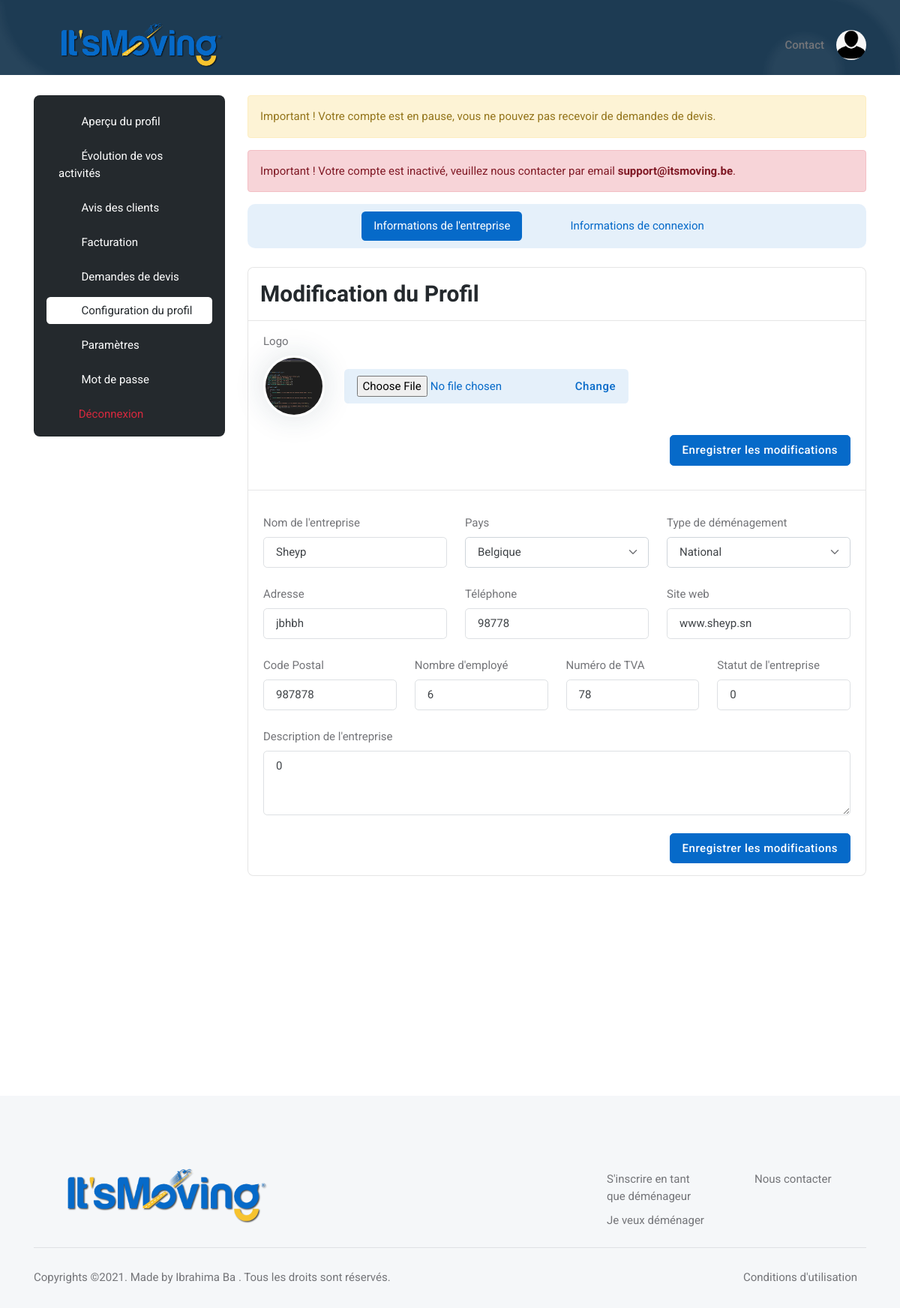
Before: /user/edit_profile/ (signed in) with the older database file.
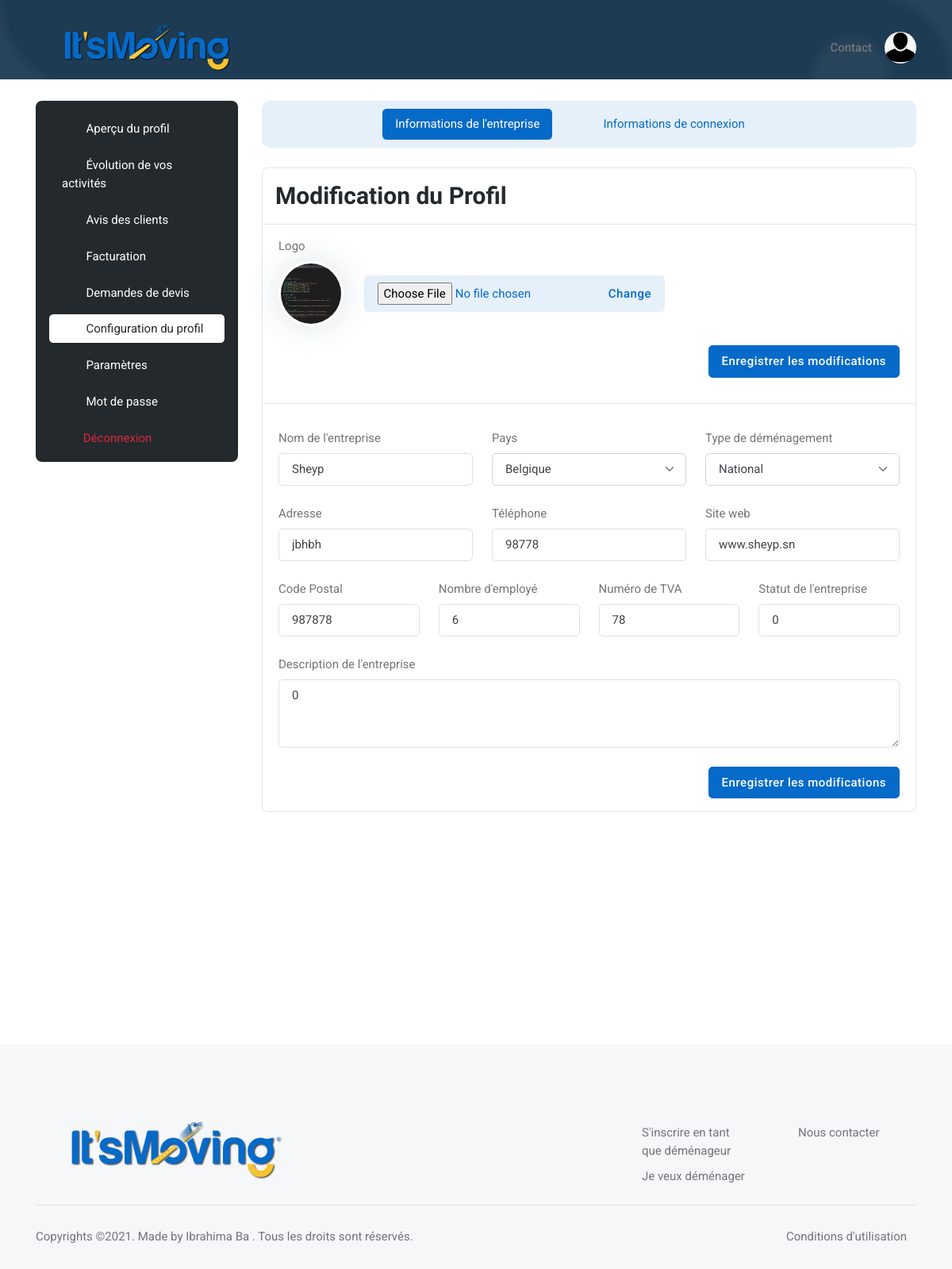
After: the same page with the newer database file.
### user/views.py (the view, shortened to what this page needs)
# urls.py: path('edit_profile/', views.edit_profile, name='edit_profile'),
@login_required
def edit_profile(request):
    mover = Mover.objects.filter(user_id=request.user.id).last()
    form1 = EditUserForm(instance=request.user)
    password_edit_form = EditUserPasswordForm(request.user)
    mover_form = Mover_Form(instance=mover)
    countries = Country.objects.all()
    regions = Region.objects.all()
    moving_type1 = Moving_Type1.objects.all()
    number_quote_request = Mover_Quote_Request.objects.filter(mover_id=mover.id, treated=False, rejected=False).count()
    return render(request, 'user/profile/edit_profile.html', {'mover': mover, 'form1': form1
        , 'password_edit_form': password_edit_form, 'mover_form':
                                                                  mover_form, 'countries': countries, 'moving_type1':
                                                                  moving_type1, 'number_quote_request':
                                                                  number_quote_request, 'regions': regions})

### user/forms.py (shortened to what this page needs)
class EditUserForm(UserChangeForm):
    class Meta:
        model = User
        fields = [
            'first_name', 'last_name', 'email', 'username'
        ]

class EditUserPasswordForm(PasswordChangeForm):
    class Meta:
        model = User
        fields = [
            'old_password', 'new_password1', 'new_password2'
        ]
        widgets = {
            'old_password': forms.PasswordInput(attrs={'class': 'form-control', 'name': 'old_password', 'type': 'password',
                                               'placeholder': 'Entrez votre actuel mot de passe :'}),
            'new_password1': forms.PasswordInput(attrs={'class': 'form-control', 'name': 'new_password1', 'type': 'password',
                                                   'placeholder': 'Entrez votre nouveau mot de passe :'}),
            'new_password2': forms.PasswordInput(attrs={'class': 'form-control', 'name': 'new_password2', 'type': 'password',
                                                   'placeholder': 'Entrez a nouveau votre nouveau mot de passe :'}),
        }

### user/templates/user/profile/edit_profile.html (shortened to what the changed rows need)
{% extends 'base_app/base.html' %}
{% load static %}
{% block main %}
	<section class="pt-2">
		<div class="container">
			<div class="row">
				<div class="col-xl-9">
					{% if mover.pause == True %}
						<div class="alert alert-warning alert-dismissible fade show" role="alert">
							Important ! Votre compte est en pause, vous ne pouvez pas recevoir de demandes de devis.
						</div>
					{% endif %}
					{% if mover.activated == False %}
						<div class="alert alert-danger alert-dismissible fade show" role="alert">
							Important ! Votre compte est inactivé, veuillez nous contacter par email
							<b>support@itsmoving.be</b>.
						</div>
					{% endif %}
					<ul class="nav nav-pills nav-pills-bg-soft justify-content-sm-center mb-4 px-3" id="edit-profile-pills-tab" role="tablist">
						<li class="nav-item me-2 me-sm-5">
						</li>
						<li class="nav-item me-2 me-sm-5">
						</li>
					</ul>
					<div class="tab-content" id="edit-profile-pills-tabContent">
						<div class="tab-pane fade show active" id="edit-profile-pills-tabs-1" role="tabpanel" aria-labelledby="edit-profile-pills-tab-1">
						</div>
					</div>
				</div>
			</div>
		</div>
	</section>
{% endblock %}

Changed rows visible on the page:
changed Mover "Sheyp": pause True → False (drawn); activated False → True (drawn)
Other visible differences:
text no longer shown: "Important ! Votre compte est en pause, vous ne pouvez pas recevoir de demandes de devis. Important ! Votre compte est inactivé, veuillez nous contacter par email support@itsmoving.be ."
